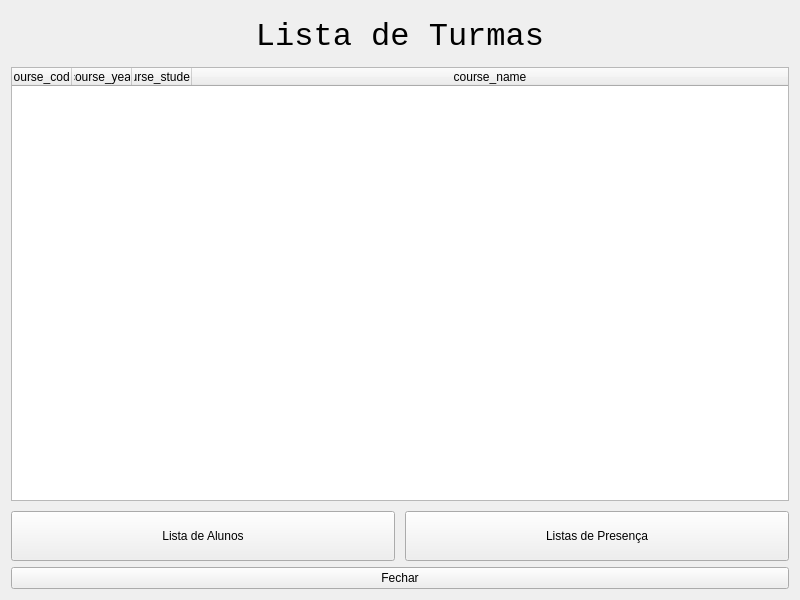
<?xml version="1.0" encoding="UTF-8"?>
<ui version="4.0">
 <class>Course_qW</class>
 <widget class="QWidget" name="Course_qW">
  <property name="geometry">
   <rect>
    <x>0</x>
    <y>0</y>
    <width>800</width>
    <height>600</height>
   </rect>
  </property>
  <property name="minimumSize">
   <size>
    <width>800</width>
    <height>600</height>
   </size>
  </property>
  <property name="windowTitle">
   <string>4Safety</string>
  </property>
  <layout class="QGridLayout" name="gridLayout">
   <item row="0" column="0">
    <layout class="QGridLayout" name="Course_qGL">
     <item row="0" column="0">
      <widget class="QLabel" name="title_qL">
       <property name="maximumSize">
        <size>
         <width>16777215</width>
         <height>50</height>
        </size>
       </property>
       <property name="font">
        <font>
         <family>Consolas</family>
         <pointsize>24</pointsize>
        </font>
       </property>
       <property name="text">
        <string>Lista de Turmas</string>
       </property>
       <property name="alignment">
        <set>Qt::AlignCenter</set>
       </property>
      </widget>
     </item>
     <item row="6" column="0">
      <layout class="QGridLayout" name="Gallery_qGL">
       <property name="spacing">
        <number>10</number>
       </property>
       <item row="3" column="0">
        <widget class="QPushButton" name="manage_students_qPB">
         <property name="minimumSize">
          <size>
           <width>0</width>
           <height>50</height>
          </size>
         </property>
         <property name="text">
          <string>Lista de Alunos</string>
         </property>
        </widget>
       </item>
       <item row="3" column="1">
        <widget class="QPushButton" name="manage_attendance_qPB">
         <property name="minimumSize">
          <size>
           <width>0</width>
           <height>50</height>
          </size>
         </property>
         <property name="text">
          <string>Listas de Presença</string>
         </property>
        </widget>
       </item>
       <item row="0" column="0" rowspan="3" colspan="2">
        <widget class="QTableWidget" name="course_qTW">
         <property name="minimumSize">
          <size>
           <width>300</width>
           <height>300</height>
          </size>
         </property>
         <property name="maximumSize">
          <size>
           <width>16777215</width>
           <height>16777215</height>
          </size>
         </property>
         <property name="sizeAdjustPolicy">
          <enum>QAbstractScrollArea::AdjustToContents</enum>
         </property>
         <property name="editTriggers">
          <set>QAbstractItemView::NoEditTriggers</set>
         </property>
         <property name="alternatingRowColors">
          <bool>true</bool>
         </property>
         <property name="selectionMode">
          <enum>QAbstractItemView::SingleSelection</enum>
         </property>
         <property name="selectionBehavior">
          <enum>QAbstractItemView::SelectRows</enum>
         </property>
         <property name="showGrid">
          <bool>true</bool>
         </property>
         <property name="gridStyle">
          <enum>Qt::SolidLine</enum>
         </property>
         <property name="sortingEnabled">
          <bool>true</bool>
         </property>
         <property name="wordWrap">
          <bool>false</bool>
         </property>
         <property name="cornerButtonEnabled">
          <bool>false</bool>
         </property>
         <property name="rowCount">
          <number>0</number>
         </property>
         <property name="columnCount">
          <number>4</number>
         </property>
         <attribute name="horizontalHeaderVisible">
          <bool>true</bool>
         </attribute>
         <attribute name="horizontalHeaderCascadingSectionResizes">
          <bool>false</bool>
         </attribute>
         <attribute name="horizontalHeaderMinimumSectionSize">
          <number>60</number>
         </attribute>
         <attribute name="horizontalHeaderDefaultSectionSize">
          <number>60</number>
         </attribute>
         <attribute name="horizontalHeaderShowSortIndicator" stdset="0">
          <bool>true</bool>
         </attribute>
         <attribute name="horizontalHeaderStretchLastSection">
          <bool>true</bool>
         </attribute>
         <attribute name="verticalHeaderVisible">
          <bool>true</bool>
         </attribute>
         <attribute name="verticalHeaderCascadingSectionResizes">
          <bool>false</bool>
         </attribute>
         <attribute name="verticalHeaderStretchLastSection">
          <bool>false</bool>
         </attribute>
         <column>
          <property name="text">
           <string>course_code</string>
          </property>
         </column>
         <column>
          <property name="text">
           <string>course_year</string>
          </property>
         </column>
         <column>
          <property name="text">
           <string>course_students</string>
          </property>
         </column>
         <column>
          <property name="text">
           <string>course_name</string>
          </property>
         </column>
        </widget>
       </item>
      </layout>
     </item>
    </layout>
   </item>
   <item row="1" column="0">
    <widget class="QPushButton" name="close_qPB">
     <property name="text">
      <string>Fechar</string>
     </property>
    </widget>
   </item>
  </layout>
 </widget>
 <tabstops>
  <tabstop>close_qPB</tabstop>
 </tabstops>
 <resources/>
 <connections/>
</ui>
